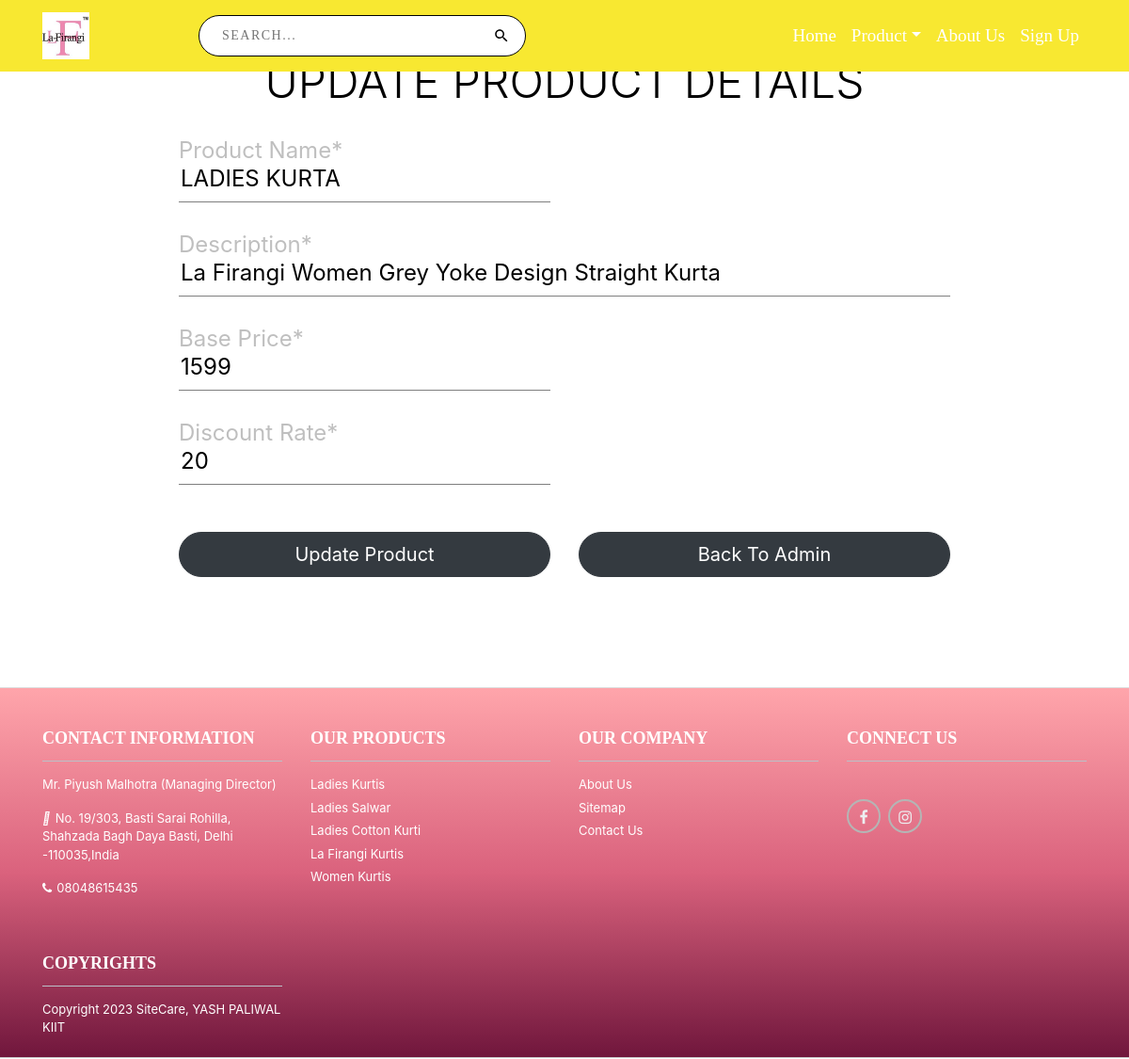
The app's page /edit/STYLE1019_S/ with its own data.
### vendor/models.py (models this page shows, shortened)
class Product(models.Model):
    id = models.CharField(max_length=30,primary_key=True)
    pid = models.CharField(max_length=30)
    brand = models.CharField(max_length=30,default=None)
    cat = models.ForeignKey(Category,on_delete=models.CASCADE,default=None)
    name = models.CharField(max_length=100)
    description = models.TextField()
    basicPrice = models.IntegerField()
    discount = models.IntegerField()
    price = models.IntegerField()
    size = models.ForeignKey(Size,on_delete=models.CASCADE,default=None)
    img1 = models.ImageField(upload_to='images')
    img2 = models.ImageField(upload_to='images',default=None)
    date = models.DateTimeField(auto_now_add=True)
    update = models.DateTimeField(auto_now=True)

### vendor/views.py (the view, shortened to what this page needs)
# urls.py: path('edit/<str:num>/',views.editProduct,name='edit'),
def editProduct(request,num):
    data=Product.objects.get(id=num)
    cat=Category.objects.all()
    return render(request,"edit.html",{"Data":data})

### templates/edit.html (shortened to what this page needs)
{% extends 'index.html' %}
{% block body %}
    <div class="container" style="margin-top: -18vh">
        <div class="row">
            <div class="col-lg-10 offset-1">
                <div class="addAdressFixed">
                    <form method="post" action="#" enctype="multipart/form-data">
                        <div class="row">
                            <div class="col-sm-12">
                                <h1 style="font-weight: 300">Update Product Details</h1>
                            </div>
                        </div>
                        <div class="row">
                            <div class="col-sm-6">
                                <div class="inputBoxFixed">
                                    <div class="inputTextFixed">Product Name*</div>
                                    <input type="text" name="name" class="inputFixed" value="{{ Data.name }}" autofocus
                                           required>
                                </div>
                            </div>
                        </div>
                        <div class="row">
                            <div class="col-sm-12">
                                <div class="inputBoxFixed">
                                    <div class="inputTextFixed">Description*</div>
                                    <input type="text" name="description" class="inputFixed" value="{{ Data.description }}"
                                           required>
                                </div>
                            </div>
                        </div>
                        <div class="row">
                            <div class="col-sm-6">
                                <div class="inputBoxFixed">
                                    <div class="inputTextFixed">Base Price*</div>
                                    <input type="text" name="basicPrice" class="inputFixed" value="{{ Data.basicPrice }}"
                                           required>
                                </div>
                            </div>
                        </div>
                        <div class="row">
                            <div class="col-sm-6">
                                <div class="inputBoxFixed">
                                    <div class="inputTextFixed">Discount Rate*</div>
                                    <input type="text" name="discount" class="inputFixed" value="{{ Data.discount }}"
                                           required>
                                </div>
                            </div>
                        </div>
                        <div class="row">
                            <div class="col-sm-6">
                                <button type="submit" class="btn btn-dark rounded-pill py-2 btn-block"
                                        style="font-size: 20px">Update Product
                                </button>
                            </div>
                            <div class="col-sm-6">
                                <a href="/adminpage/" class="btn btn-dark rounded-pill py-2 btn-block"
                                   style="font-size: 20px">Back To Admin</a>
                            </div>
                        </div>
                    </form>
                </div>
            </div>
        </div>
    </div>
{% endblock %}

### records on screen
Product: name "LADIES KURTA", description "La Firangi Women Grey Yoke Design Straight Kurta", basicPrice "1599", discount "20"
